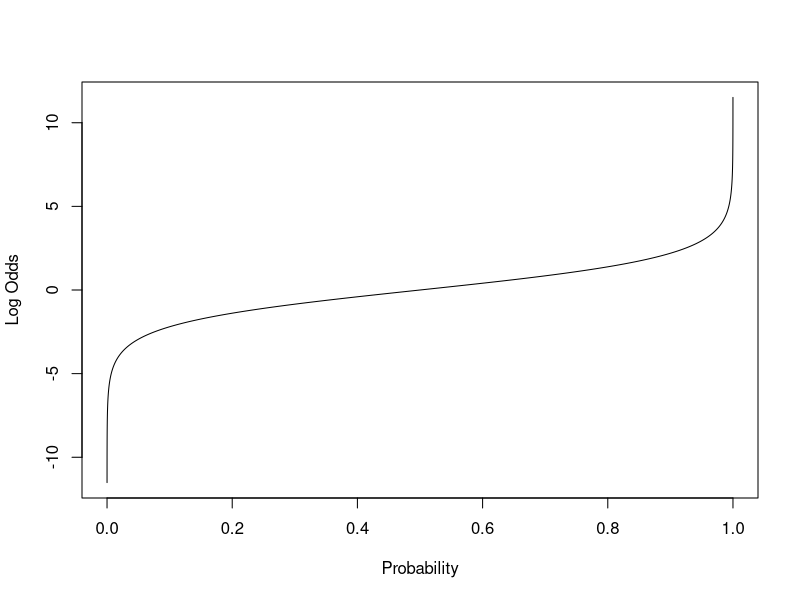

Reproduce this figure in R.
p = seq(0, 1, 0.00001)
odds = p/(1-p)
logodds = log(odds)

plot(logodds ~ p, xlab="Probability", ylab="Log Odds", type="l")